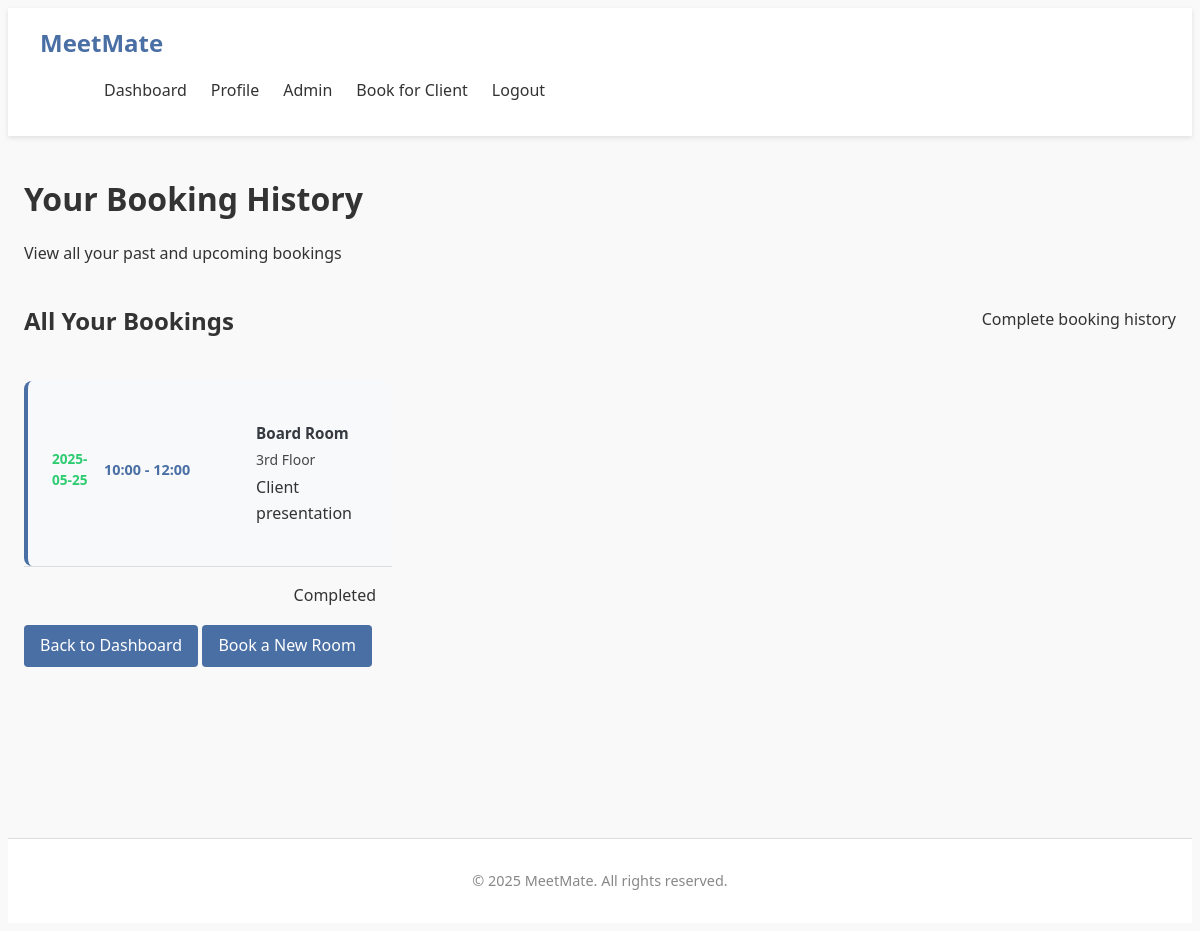
Page /history (signed in) on the earlier database version.
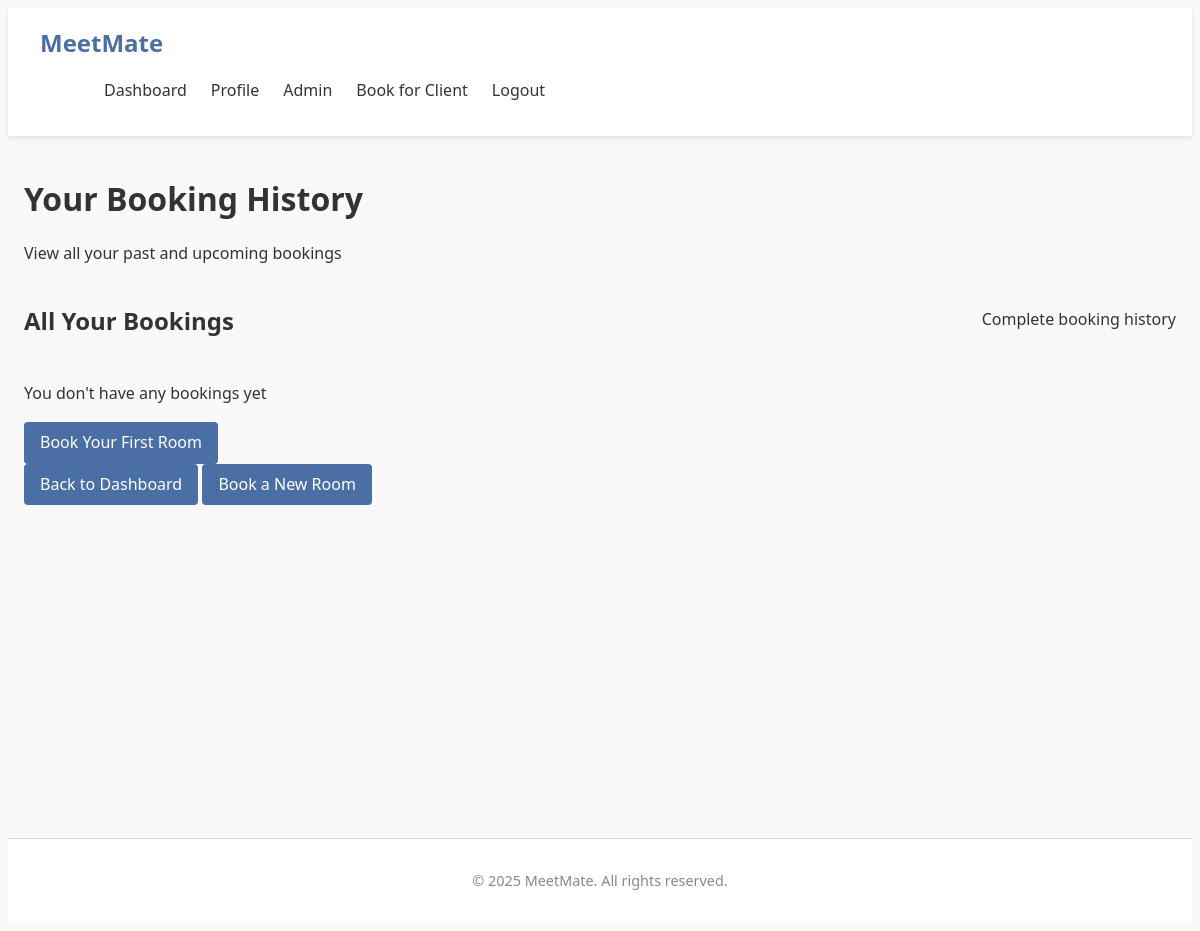
Same page on the later database version.
### tables this page shows
CREATE TABLE bookings (
                id INTEGER PRIMARY KEY AUTOINCREMENT,
                user_id INTEGER NOT NULL,
                room_id INTEGER NOT NULL,
                date TEXT NOT NULL,
                time_start TEXT NOT NULL,
                time_end TEXT NOT NULL,
                booking_admin_id INTEGER,
                notes TEXT,
                FOREIGN KEY (user_id) REFERENCES users (id),
                FOREIGN KEY (room_id) REFERENCES rooms (id),
                FOREIGN KEY (booking_admin_id) REFERENCES users (id)
            );

CREATE TABLE rooms (
                id INTEGER PRIMARY KEY AUTOINCREMENT,
                name TEXT NOT NULL,
                location TEXT NOT NULL,
                capacity INTEGER NOT NULL
            );

### app.py (the view)
@app.route('/history')
@login_required
def history():
    user_id = session['user_id']
    user_bookings = get_user_bookings(user_id)
    from datetime import datetime, date, time
    now = datetime.now()
    current_date = now.date()
    current_time = now.time()
    for booking in user_bookings:
        booking_date = date.fromisoformat(booking['date'])
        booking_start_time = time.fromisoformat(booking['time_start'] + ':00' if len(booking['time_start']) == 5 else booking['time_start'])
        if booking_date > current_date:
            booking['can_cancel'] = True
        elif booking_date == current_date:
            booking['can_cancel'] = current_time < booking_start_time
        else:
            booking['can_cancel'] = False
    return render_template('history.html', bookings=user_bookings)

### app.py (called while the page is built)
def get_database_path():
    app_directory = app.root_path
    instance_directory = os.path.join(app_directory, 'instance')
    os.makedirs(instance_directory, exist_ok=True)
    database_path = os.path.join(instance_directory, 'meetmate.db')
    return database_path

def get_database_connection():
    db_path = get_database_path()
    connection = sqlite3.connect(db_path)
    connection.row_factory = sqlite3.Row
    return connection

def get_user_by_id(user_id):
    connection = get_database_connection()
    cursor = connection.cursor()
    cursor.execute("SELECT * FROM users WHERE id = ?", (user_id,))
    user = cursor.fetchone()
    connection.close()
    if user:
        return dict(user)
    return None

### templates/history.html (shortened to what this page needs)
{% extends "base.html" %}
{% block content %}
<div class="history-page">
    <h1>Your Booking History</h1>
    <p>View all your past and upcoming bookings</p>
    <div class="history-section">
        <div class="section-card">
            <div class="section-header">
                <h2>All Your Bookings</h2>
                <span class="subtitle">Complete booking history</span>
            </div>
            {% if bookings %}
                <div class="bookings-list">
                    {% for booking in bookings %}
                        <div class="booking-item">
                            <div class="booking-info">
                                <div class="booking-date">
                                    {{ booking.date }}
                                </div>
                                <div class="booking-time">
                                    {{ booking.time_start }} - {{ booking.time_end }}
                                </div>
                                <div class="booking-details">
                                    <strong>{{ booking.room_name }}</strong>
                                    <div class="booking-location">
                                        {{ booking.room_location }}
                                    </div>
                                    {% if booking.notes %}
                                        <div class="booking-notes">{{ booking.notes }}</div>
                                    {% endif %}
                                </div>
                            </div>
                            <div class="booking-actions">
                                {% if booking.can_cancel %}
                                    <a href="{{ url_for('cancel_booking', booking_id=booking.id) }}"
                                       class="btn btn-danger btn-small"
                                       onclick="return confirm('Are you sure you want to cancel this booking?')">
                                        Cancel
                                    </a>
                                {% else %}
                                    <div class="booking-status">
                                        <span class="status-completed">
                                            Completed
                                        </span>
                                    </div>
                                {% endif %}
                            </div>
                        </div>
                    {% endfor %}
                </div>
            {% else %}
                <div class="no-bookings">
                    <p>You don't have any bookings yet</p>
                    <a href="{{ url_for('booking') }}" class="btn btn-primary">Book Your First Room</a>
                </div>
            {% endif %}
        </div>
    </div>
    <div class="page-actions">
        <a href="{{ url_for('dashboard') }}" class="btn btn-secondary">Back to Dashboard</a>
        <a href="{{ url_for('booking') }}" class="btn btn-primary">Book a New Room</a>
    </div>
</div>
{% endblock %}

Differences in the rows shown:
removed bookings: date "2025-05-25", time_start "10:00", time_end "12:00", room_name "Board Room", room_location "3rd Floor", notes "Client presentation"
Other differences:
text now shown: "You don't have any bookings yet Book Your First Room"
